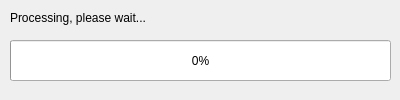
<?xml version="1.0" encoding="UTF-8"?>
<ui version="4.0">
 <class>ProgressDialog</class>
 <widget class="QDialog" name="ProgressDialog">
  <property name="geometry">
   <rect>
    <x>0</x>
    <y>0</y>
    <width>400</width>
    <height>100</height>
   </rect>
  </property>
  <property name="minimumSize">
   <size>
    <width>400</width>
    <height>100</height>
   </size>
  </property>
  <property name="maximumSize">
   <size>
    <width>400</width>
    <height>100</height>
   </size>
  </property>
  <property name="windowTitle">
   <string>Processing sample</string>
  </property>
  <widget class="QLabel" name="processingLabel">
   <property name="geometry">
    <rect>
     <x>10</x>
     <y>10</y>
     <width>381</width>
     <height>16</height>
    </rect>
   </property>
   <property name="text">
    <string>Processing, please wait...</string>
   </property>
  </widget>
  <widget class="QProgressBar" name="progressBar">
   <property name="geometry">
    <rect>
     <x>10</x>
     <y>40</y>
     <width>381</width>
     <height>41</height>
    </rect>
   </property>
   <property name="value">
    <number>0</number>
   </property>
  </widget>
 </widget>
 <resources/>
 <connections/>
</ui>
